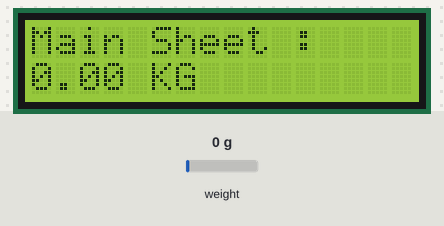
This sketch was run on a simulated Arduino Uno, built with avr-gcc and run on an emulated ATmega328P. On the bench: 16×2 character LCD. The inputs (shaded band) are chosen by the test bench; at power-on: weight on the scale 0 g. What the sketch prints to the serial monitor is not drawn.

Above: at 2.2 s.
2.3 s: weight on the scale set to 100 g
At 3.2 s:
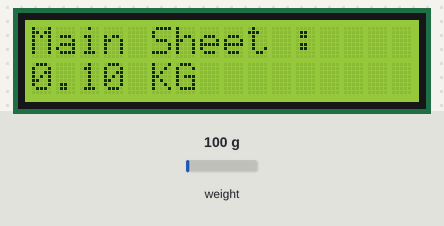
3.8 s: weight on the scale set to 1250 g
At 4.2 s:
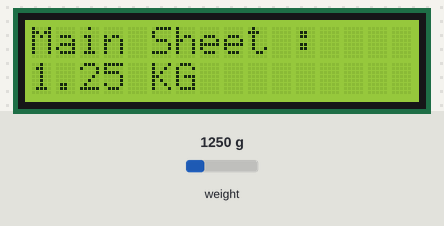
5.3 s: weight on the scale set to 2500 g
At 6.5 s:
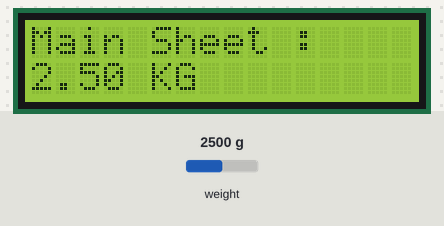
Timing chart, 0 to 8.3 s (numbered marks = the images above; inputs shaded):
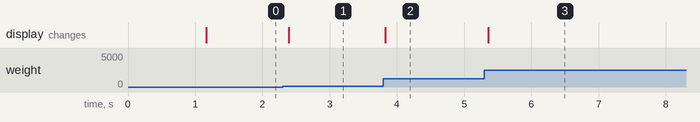

The sketch:

mainsheet_arduino.ino
```cpp
/*
 * Team Name: Rouge Leader
 * Group Members: Ethan Wheeler & Khizer Shareef
 * SP 22 - CS362
 *
 * Project title: Sailboat performance measurement
 *
 * Refrence: https://github.com/bogde/HX711
 */

#include <HX711.h>
#include <LiquidCrystal.h>

// initialize the library by associating any needed LCD interface pin
// with the arduino pin number it is connected to

//
const int rs = 7, en = 6, d4 = 2, d5 = 3, d6 = 4, d7 = 5;

//load cell pins
const int sck = 8;
const int dt = 9;

HX711 scale;
float cali_factor = -232779;

LiquidCrystal lcd(rs, en, d4, d5, d6, d7);

void setup() {
  // set up the LCD's number of columns and rows:
  lcd.begin(16, 2);
  // Print a message to the LCD.
  lcd.setCursor(0,0);
  lcd.print("Main Sheet :");
  Serial.begin(9600);

  // set the scale to proper pins
  scale.begin( dt, sck );
  scale.tare(); // setup the guage when nothing is loaded on it

//  long zero_factor = scale.read_average();
//  Serial.print("zero factor: ");
//  Serial.println(zero_factor);
}

void loop() {
  // set the scale to proper calibration
  scale.set_scale ( cali_factor );

  // get the weight being read by the gauge
  float weight = scale.get_units();
  Serial.println(weight);
  // print on the lcd
  lcd.setCursor ( 0,1 );
  // this condition is trivial as it doesn't
  // allow for "-0.0" case to be printed on lcd
  if ( weight < 0 && weight > -0.01 ) {
    weight = 0;
  }
  // print the readings on the lcd
  lcd.print ( weight, 2 );
  // this condition is trivial again as its
  // purpose is to print "KG" properly on the lcd
  if ( weight < 0 ) {
    lcd.setCursor ( 5, 1 );
    lcd.print ( " KG " );
  }
  else{
    lcd.setCursor ( 4, 1 );
    lcd.print ( " KG " );
  }

}
```

Measured:
- after the input at 2.3 s, the display: changes after 0.09 s (image 1)
- after the input at 3.8 s, the display: changes at once (image 2)
- after the input at 5.3 s, the display: changes after 0.06 s (image 3)
